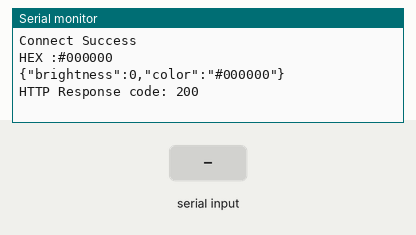
A sketch run on a simulated ESP8266 (NodeMCU). Parts: the last lines printed to the serial monitor. The inputs (shaded band) are chosen by the test bench. WiFi joins after 1.5 s; servers stay silent unless stated; uploads are accepted with an empty reply.

Above: at 2.7 s.
2.8 s: "Platoo1234\n" received over the second serial link
At 3.3 s:
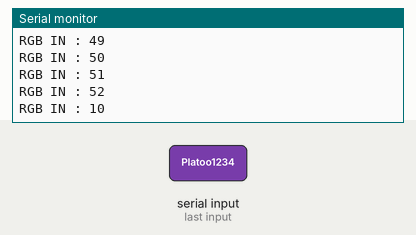
4.4 s: "1\n" received over the second serial link
At 5.27 s:
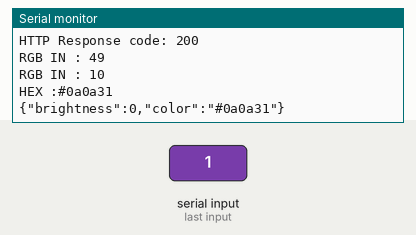
Timing chart, 0 to 7.4 s (numbered marks = the images above; inputs shaded):
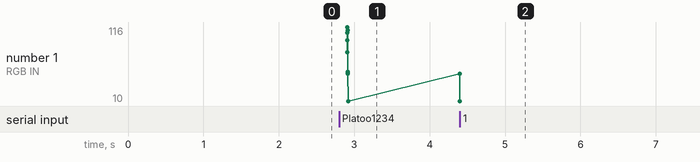

The sketch:

Real_PostDataToAPI.ino
```cpp
#include <SoftwareSerial.h>
/*
  Rui Santos
  Complete project details at Complete project details at https://RandomNerdTutorials.com/esp8266-nodemcu-http-get-post-arduino/

  Permission is hereby granted, free of charge, to any person obtaining a copy of this software and associated documentation files.
  The above copyright notice and this permission notice shall be included in all copies or substantial portions of the Software.

  Code compatible with ESP8266 Boards Version 3.0.0 or above
  (see in Tools > Boards > Boards Manager > ESP8266)
*/

#include <ESP8266WiFi.h>
#include <ESP8266HTTPClient.h>
#include <WiFiClient.h>

const char* ssid = "JinDamanee";
const char* password = "123456789";

/*
const char* ssid = "Tepsutboonyout_2G";
const char* password = "Platoo1234";
*/
/*
const char* ssid = "OPPOTontan";              //<----- WIFI change this
const char* password = "tontan1234";
*/
//Your Domain name with URL path or IP address with path
const char* serverName = "https://led-api.herokuapp.com/sensor";
//https://led-api.herokuapp.com/sensor

// the following variables are unsigned longs because the time, measured in
// milliseconds, will quickly become a bigger number than can be stored in an int.
unsigned long lastTime = 0;
// Timer set to 10 minutes (600000)
//unsigned long timerDelay = 600000;
// Set timer to 5 seconds (5000)
unsigned long timerDelay = 1000;

SoftwareSerial NodeSerial(D2, D3); // RX | TX
SoftwareSerial NodeSerial2(D4, D5); // RX | TX

int RGB[3] ;
int a = 0 ;         //Lux value
int idx = 0 ;

void setup() {
  Serial.begin(115200);

  WiFi.begin(ssid, password);
  Serial.println("Connecting");
  while(WiFi.status() != WL_CONNECTED) {
    delay(500);
    Serial.print(".");
  }
  Serial.println("");
  Serial.print("Connected to WiFi network with IP Address: ");
  Serial.println(WiFi.localIP());

  Serial.println("Connect Success");

  pinMode(D2, INPUT);
  pinMode(D3, OUTPUT);
  Serial.begin(115200);
  NodeSerial.begin(115200);

  pinMode(D4, INPUT);
  pinMode(D5, OUTPUT);
  NodeSerial2.begin(115200);

}

void loop() {

  //--------------Get data from Sensor-----------
  while (NodeSerial.available() > 0) {
    int c = NodeSerial.read();
    if (c > 0) {
      RGB[idx] = c ;
      Serial.println("RGB IN : " + String(RGB[idx]));
      idx += 1 ;
    }
    if (idx >= 3) {
      idx = 0 ;
    }
    //Serial.println(c, DEC);
  }

  String acc = "" ;
  bool isIn = false ;
  while (NodeSerial2.available() > 0) {
     char c = NodeSerial2.read();
     acc += c ;
     isIn = true ;
    //Serial.println(c, DEC);
  }
  if (isIn) {
     a = acc.toInt() ;
     Serial.println("LUX : "+ String(a));
  }

  //Send an HTTP POST request every 10 sec
  if ((millis() - lastTime) > timerDelay) {
    //Check WiFi connection status
    if(WiFi.status() == WL_CONNECTED){
      WiFiClientSecure client;
      HTTPClient http;

      client.setInsecure() ;

      // Your Domain name with URL path or IP address with path
      http.begin(client, serverName);

      // Specify content-type header

      http.addHeader("Content-Type", "application/json");
      // Data to send with HTTP POST
      int r = RGB[0] ;
      int g = RGB[1] ;
      int b = RGB[2] ;
      String rr =  String(r, HEX);
      String gg =  String(g, HEX);
      String bb =  String(b, HEX);
      if (rr.length() == 1) {
          rr = "0" + rr ;
      }
      if (gg.length() == 1) {
          gg = "0" + gg ;
      }
      if (bb.length() == 1) {
          bb = "0" + bb ;
      }
      String c = "#" + rr + gg + bb ;
      Serial.println("HEX :" + c);

      String httpRequestData = "{\"brightness\":" + String(a) + ",\"color\":\"" + c + "\"}" ;
      //String httpRequestData2 = "{\"brightness\":23,\"color\":\"#fcba03\"}";
      Serial.println(httpRequestData) ;
      //Serial.println(httpRequestData2) ;
      // Send HTTP POST request

      int httpResponseCode = http.POST(httpRequestData);

      /*
      // If you need an HTTP request with a content type: application/json, use the following:
      //http.addHeader("Content-Type", "application/json");
      //int httpResponseCode = http.POST("{\"api_key\":\"tPmAT5Ab3j7F9\",\"sensor\":\"BME280\",\"value1\":\"24.25\",\"value2\":\"49.54\",\"value3\":\"1005.14\"}");

      // If you need an HTTP request with a content type: text/plain
      //http.addHeader("Content-Type", "text/plain");
      //int httpResponseCode = http.POST("Hello, World!");
     */
      Serial.print("HTTP Response code: ");
      Serial.println(httpResponseCode);

      // Free resources
      http.end();
    }
    else {
      Serial.println("WiFi Disconnected");
    }
    lastTime = millis();
  }
}
```

Measured:
- after the input at 2.8 s, the serial monitor: prints a new line after 0.11 s (image 1)
- after the input at 4.4 s, the serial monitor: prints a new line after 0.71 s (image 2)
